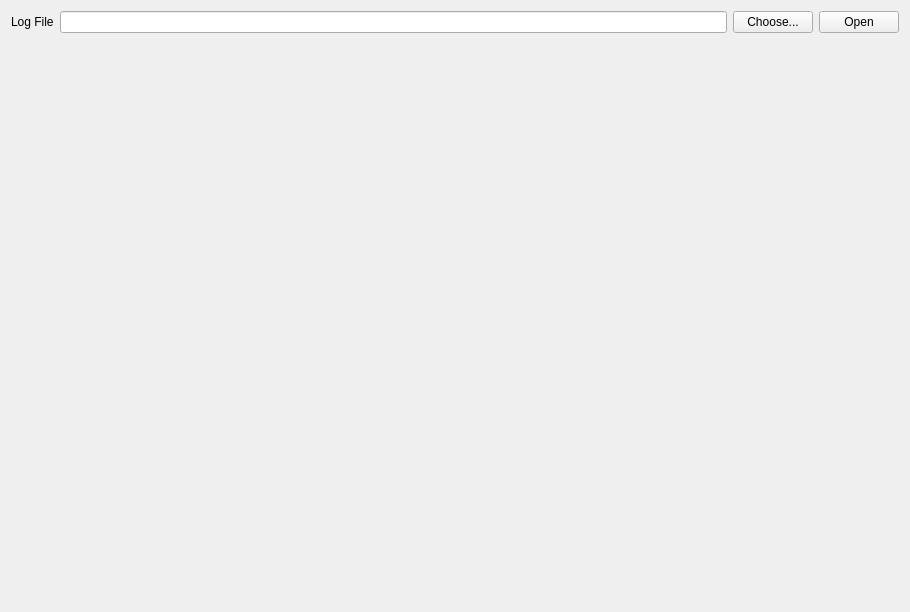
<?xml version="1.0" encoding="UTF-8"?>
<ui version="4.0">
 <class>CorrectionAnalysis</class>
 <widget class="QWidget" name="CorrectionAnalysis">
  <property name="geometry">
   <rect>
    <x>0</x>
    <y>0</y>
    <width>910</width>
    <height>612</height>
   </rect>
  </property>
  <property name="windowTitle">
   <string>Form</string>
  </property>
  <layout class="QVBoxLayout" name="verticalLayout">
   <item>
    <layout class="QHBoxLayout" name="horizontalLayout">
     <item>
      <widget class="QLabel" name="label">
       <property name="text">
        <string>Log File</string>
       </property>
      </widget>
     </item>
     <item>
      <widget class="QLineEdit" name="logFileEdit"/>
     </item>
     <item>
      <widget class="QPushButton" name="logFileChooseButton">
       <property name="text">
        <string>Choose...</string>
       </property>
      </widget>
     </item>
     <item>
      <widget class="QPushButton" name="logFileOpenButton">
       <property name="text">
        <string>Open</string>
       </property>
      </widget>
     </item>
    </layout>
   </item>
   <item>
    <widget class="QCustomPlot" name="logPlot" native="true">
     <property name="sizePolicy">
      <sizepolicy hsizetype="Preferred" vsizetype="MinimumExpanding">
       <horstretch>0</horstretch>
       <verstretch>0</verstretch>
      </sizepolicy>
     </property>
    </widget>
   </item>
  </layout>
 </widget>
 <customwidgets>
  <customwidget>
   <class>QCustomPlot</class>
   <extends>QWidget</extends>
   <header>qcustomplot.h</header>
   <container>1</container>
  </customwidget>
 </customwidgets>
 <resources/>
 <connections/>
</ui>
